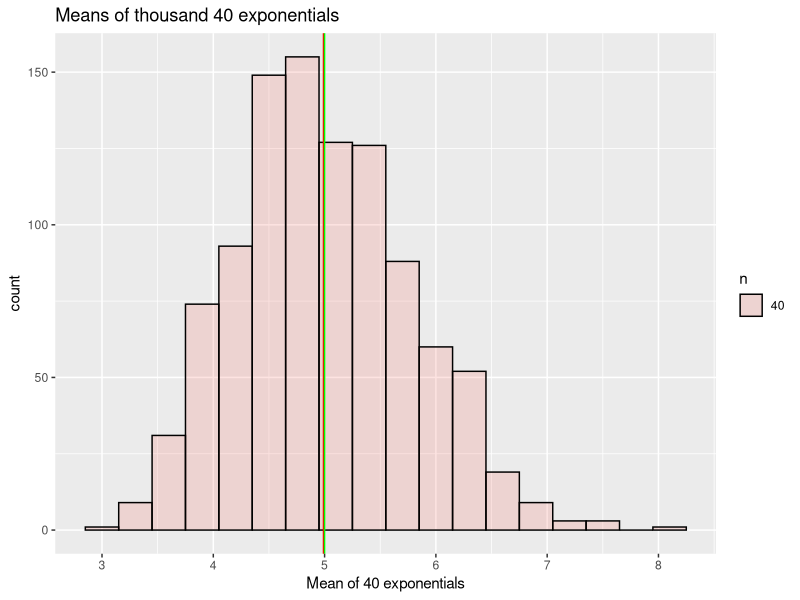
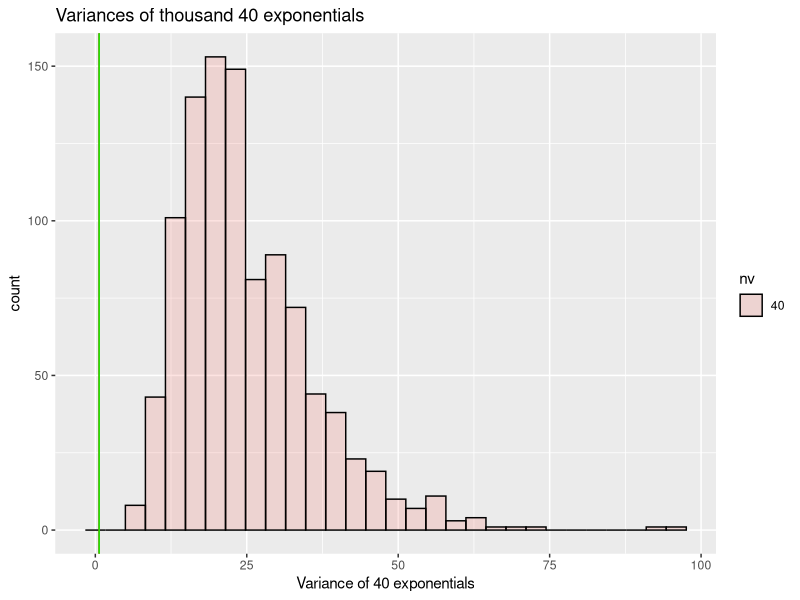
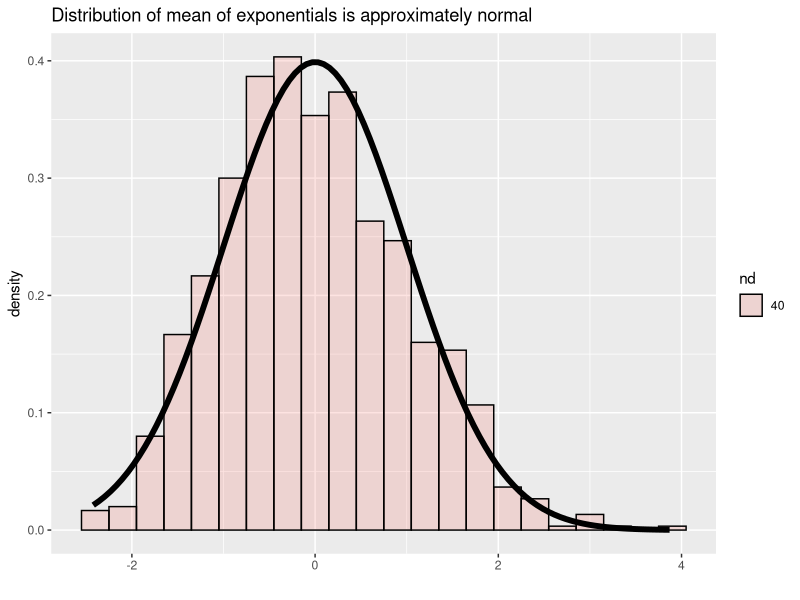

Write R code to recreate these figures, in order.
## ---- chunk 1
set.seed(1)
nosim<-1000
dat <- data.frame(
  x = apply(matrix(rexp(nosim * 40,rate=0.2), nosim),1,mean),
  n = factor(rep(c("40"),c(nosim))) 
)
## ---- chunk 2
library(ggplot2)
g <- ggplot(dat, aes(x = x, fill = n))
g<-g+geom_histogram(alpha = .20, binwidth=.3, colour = "black")
g<-g+geom_vline(aes(xintercept = mean(dat$x)),colour="red")+geom_vline(xintercept = 5,colour="green")
g<-g+labs(x="Mean of 40 exponentials", title="Means of thousand 40 exponentials")
print(g)
## ---- chunk 3
mean(dat$x)
## ---- chunk 4
set.seed(1)
nosim<-1000
datv <- data.frame(
  xv = apply(matrix(rexp(nosim * 40,rate=0.2), nosim),1,var),
  nv = factor(rep(c("40"),c(nosim))) 
)
## ---- chunk 5
library(ggplot2)
g <- ggplot(datv, aes(x = xv, fill = nv))
g<-g+geom_histogram(alpha = .20, colour = "black")
g<-g+geom_vline(aes(xintercept = var(dat$x)),colour="red")+geom_vline(xintercept = 0.625,colour="green")
g<-g+labs(x="Variance of 40 exponentials", title="Variances of thousand 40 exponentials")
print(g)
## ---- chunk 6
lamda<-0.2
v<-(1/lamda)^2
sv<-v/40
sv
## ---- chunk 7
var(dat$x)
## ---- chunk 8
set.seed(1)
nosim<-1000
cfunc <- function(x, n) sqrt(n) * (mean(x) - 5) / 5
datd <- data.frame(
  xd = apply(matrix(rexp(nosim * 40,rate=0.2), nosim),1,cfunc,40),
  nd = factor(rep(c("40"),c(nosim))) 
)
## ---- chunk 9
library(ggplot2)
g <- ggplot(datd, aes(x = xd, fill = nd))
g<-g+geom_histogram(alpha = .20, binwidth=0.3,colour = "black",aes(y=..density..))
g<-g+stat_function(fun = dnorm, size=2)
g<-g+labs(x="", title="Distribution of mean of exponentials is approximately normal")
print(g)
